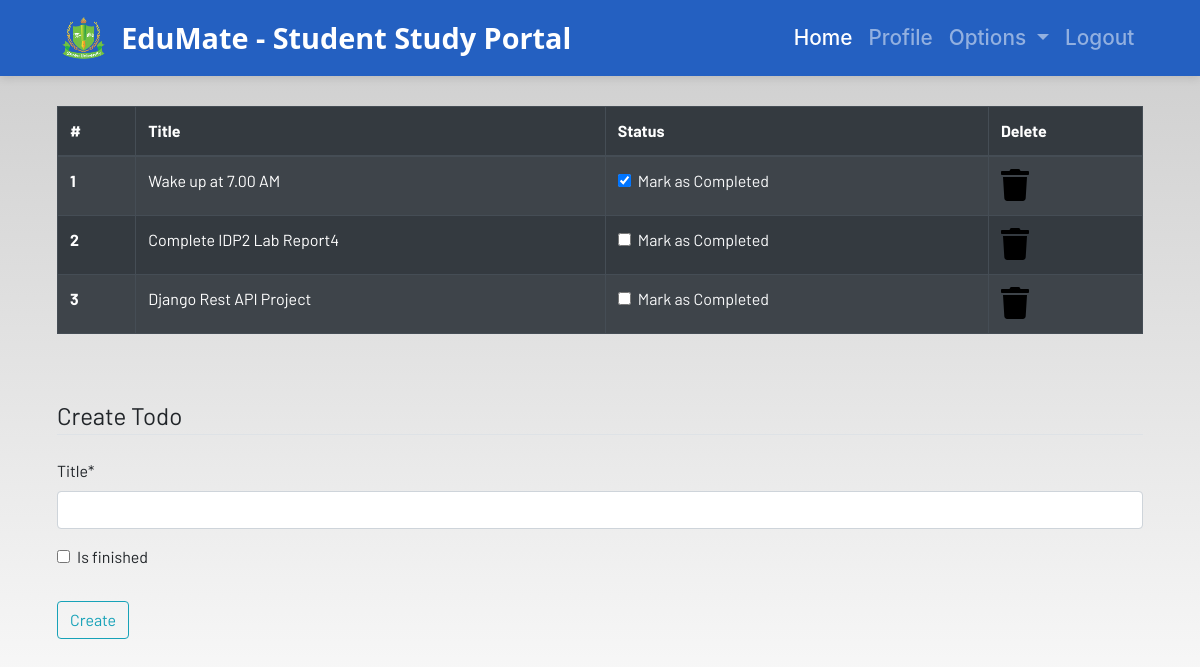
The app's page /todo (signed in) with its own data.
### dashboard/models.py (models this page shows)
class Todo(models.Model):
    user = models.ForeignKey(User,on_delete=models.CASCADE)
    title = models.CharField(max_length=100)
    is_finished = models.BooleanField(default=False)

### dashboard/views.py (the view)
# urls.py: path("todo", views.todo, name="todo"),
@login_required
def todo(request):
    if request.method == "POST":
        form = TodoForm(request.POST)
        if form.is_valid():
            try:
                finshed = request.POST["is_finished"]
                if finished == "on":
                    finished == True
                else:
                    finshed = False
            except:
                finished = False
            todos = Todo(
                user=request.user, title=request.POST["title"], is_finished=finished
            )
            todos.save()
            messages.success(request, f"Todo Added from {request.user.username}!!")
    else:
        form = TodoForm()
    todo = Todo.objects.filter(user=request.user)
    if len(todo) == 0:
        todos_done = True
    else:
        todos_done = False
    context = {"form": form, "todos": todo, "todos_done": todos_done}
    return render(request, "dashboard/todo.html", context)

### dashboard/forms.py
class TodoForm(forms.ModelForm):
    class Meta:
        model = Todo
        fields = ['title','is_finished']

### dashboard/templates/dashboard/todo.html (shortened to what this page needs)
{% extends 'dashboard/base.html' %}
{% load static %}
{% block content %}
{% load crispy_forms_tags %}
<div class="container">
    {% if not todos_done %}
    <table class="table table-striped table-bordered table-hover table-dark">
        <thead>
            <tr>
                <th scope="col">#</th>
                <th scope="col">Title</th>
                <th scope="col">Status</th>
                <th scope="col">Delete</th>
            </tr>
        </thead>
        <tbody>
            {% for todo in todos %}
            <tr>
                <th scope="row">{{forloop.counter}}</th>
                <td>{{todo.title}}</td>
                <td>
                    <a href="{% url 'update-todo' todo.id %}">
                        <div class="form-check">
                            {% if todo.is_finished == True %}
                            <input class="form-check-input" type="checkbox" value="" checked>
                            {% else %}
                            <input class="form-check-input" type="checkbox" value="">
                            {% endif %}
                            <label class="form-check-label text-light" for="flexCheckDefault">
                                Mark as Completed
                            </label>
                        </div>
                    </a>
                </td>
                <td><a href="{% url 'delete-todo' todo.id %}"><i class="fa fa-trash fa-2x"></i></a></td>
            </tr>
            {% endfor %}
        </tbody>
    </table>
    {% else %}
    <h4>All tasks have been done!! create to add more</h4>
    {% endif %}
</div><br><br>
<div class="container">
    <form method="POST">
        <fieldset class="form-group">
            <legend class="border-bottom mb-4">Create Todo</legend>
            {{form|crispy}}
        </fieldset>
        <div class="form-group">
            <button href="" class="btn btn-outline-info" type="submit">
                Create
            </button>
        </div>
    </form>
</div>
{% endblock content %}

### static/css/main.css (style rules this page uses)
html { scroll-behavior: smooth; height: 100%; width: 100%; }
a { text-decoration: none !important; color: black; }
html, body { max-width: 100%; overflow-x: hidden; height: 100%; width: 100%; }
body { background: linear-gradient(rgba(0, 0, 0, 0.2), rgba(255, 255, 255, 0.5)); overflow-x: hidden; background-repeat: no-repeat; }
.fa { color: black; }

### records on screen
Todo: title "Wake up at 7.00 AM"
Todo: title "Complete IDP2 Lab Report4"
Todo: title "Django Rest API Project"
